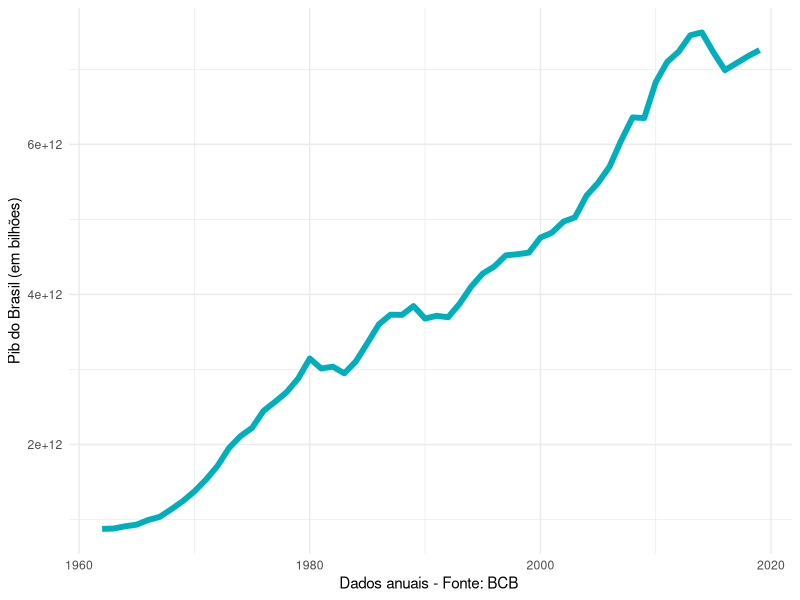
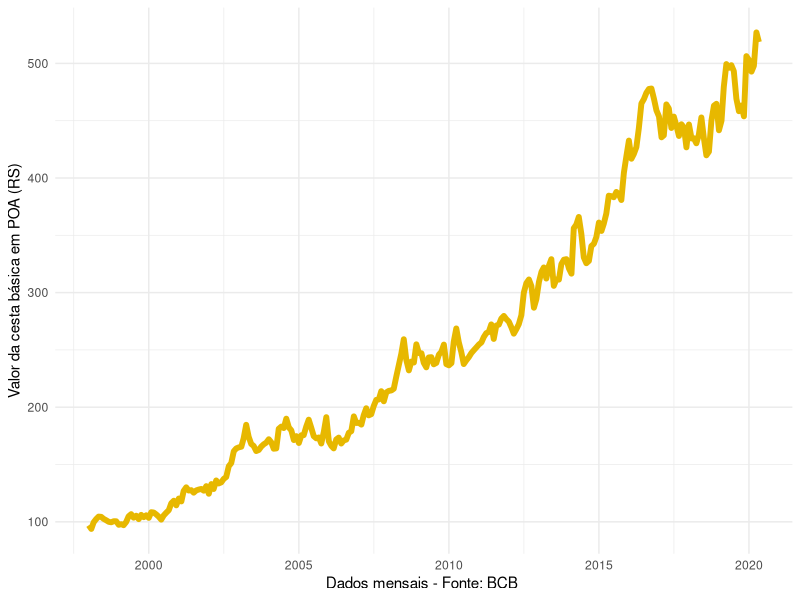
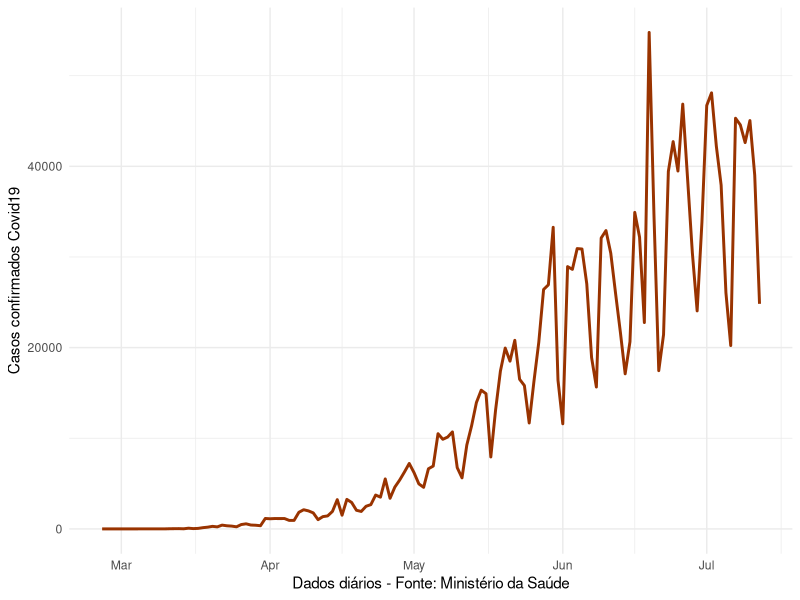
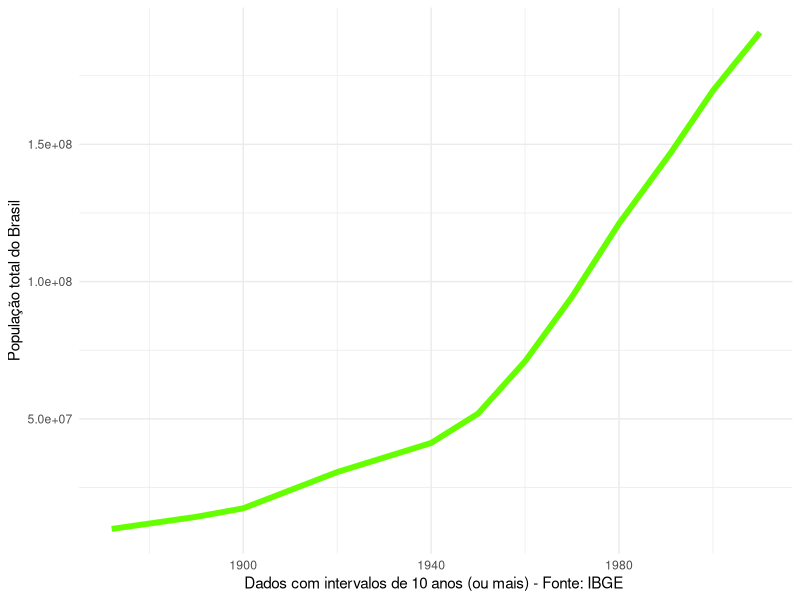

The R source for these figures, in order: (Note: this script raises an error after producing the figures.)
## ---- chunk 1
library(readxl)
library(tidyr)
library(dplyr)
library(ggplot2)
## ---- chunk 2
pib=read_excel("Dados/PIBbcb.xlsx")
ggplot(pib, aes(x = Data, y = PIB)) + 
  geom_line( size = 2,col="#00AFBB") +
  labs(x="Dados anuais - Fonte: BCB ",y="Pib do Brasil (em bilhões)")+
  theme_minimal()
cb=read_excel("Dados/cestabasicapoa.xlsx")
ggplot(cb, aes(x = Data, y = Cestabasica)) + 
  geom_line( size = 2,col="#E7B800") +
  labs(x="Dados mensais - Fonte: BCB ",y="Valor da cesta básica em POA (RS)")+
  theme_minimal()
covid=read.csv("Dados/casos-br-total.csv")
covid$Data=seq.Date(from=as.Date("2020-02-25"),to=as.Date("2020-07-12"),by="d")
dc=diff(covid$Confirmados)
covid=covid[-1,]
covid$Confirmados_d=dc
ggplot(covid, aes(x = Data, y = Confirmados_d)) + 
  geom_line( size = 1,col="#993300") +
  labs(x="Dados diários - Fonte: Ministério da Saúde",y="Casos confirmados Covid19")+
  theme_minimal()
pop=read_excel("Dados/censo_pop_ibge.xlsx")
ggplot(pop, aes(x = Ano, y = Populacao)) + 
  geom_line( size = 2,col="#66FF00") +
  labs(x="Dados com intervalos de 10 anos (ou mais) - Fonte: IBGE ",y="População total do Brasil")+
  theme_minimal()

## ---- chunk 3
knitr::include_graphics("Figuras/CRAN.png")
## ---- chunk 4
knitr::include_graphics("Figuras/RStudio.png")
## ---- chunk 5
knitr::include_graphics("Figuras/RStudioCloud.png")
## ---- chunk 6
knitr::include_graphics("Figuras/RStudioCloud2.png")
